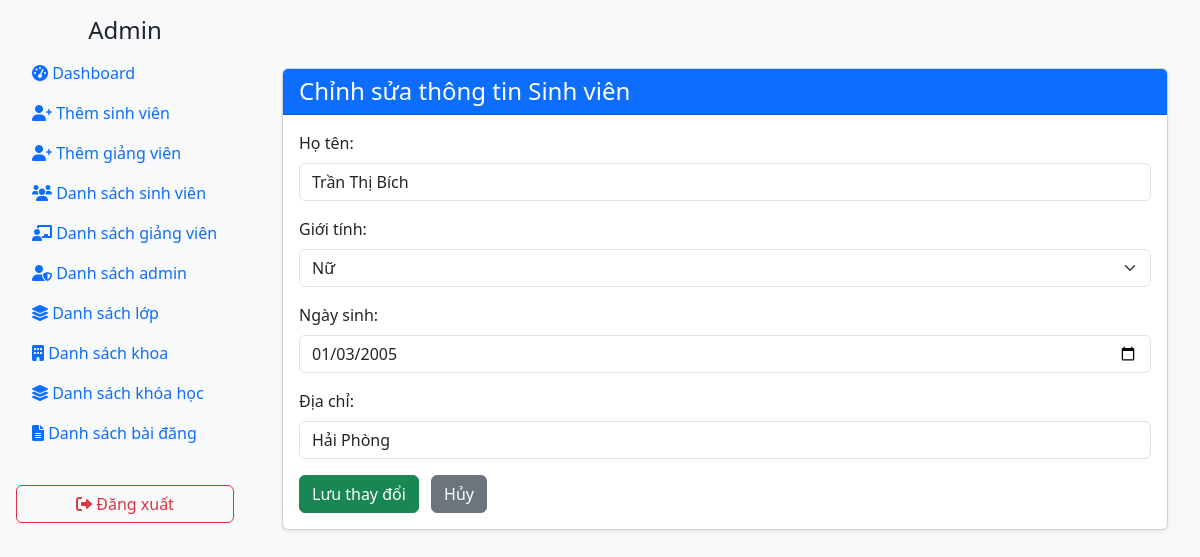
/admin/editstudent.php?id=2&role=student, run on the app's committed database.
### tables this page shows
CREATE TABLE `students` (
  `studentID` int(11) NOT NULL,
  `userID` char(8) DEFAULT NULL,
  `name` varchar(30) NOT NULL,
  `gender` varchar(6) DEFAULT 'Nam',
  `birthdate` datetime DEFAULT NULL,
  `Address` varchar(100) NOT NULL
);

### admin/editstudent.php (the view, shortened to what this page needs)
<?php
include '../connect.php';
include 'header.php';
$id = $_GET['id'] ?? '';
$role = $_GET['role'] ?? '';
switch ($role) {
    case 'student':
        $table = 'Students';
        $id_field = 'studentID';
        break;
}
$sql = "SELECT * FROM $table WHERE $id_field = :id";
$stmt = $pdo->prepare($sql);
$stmt->execute(['id' => $id]);
$record = $stmt->fetch(PDO::FETCH_ASSOC);
?>
<body class="bg-light">
<div class="container mt-5">
    <div class="card shadow-sm">
        <div class="card-header bg-primary text-white">
            <h4 class="mb-0">Chỉnh sửa thông tin Sinh viên</h4>
        </div>
        <div class="card-body">
            <form method="post" action="editstudent.php?id=<?php echo htmlspecialchars($id); ?>&role=<?php echo htmlspecialchars($role); ?>">
                <div class="mb-3">
                    <label for="name" class="form-label">Họ tên:</label>
                    <input type="text" id="name" name="name" class="form-control" value="<?php echo htmlspecialchars($record['name']); ?>" required>
                </div>
                <div class="mb-3">
                    <label for="gender" class="form-label">Giới tính:</label>
                    <select id="gender" name="gender" class="form-select">
                        <option value="Nữ" <?php if ($record['gender'] == 'Nữ') echo 'selected'; ?>>Nữ</option>
                    </select>
                </div>
                <div class="mb-3">
                    <label for="birthdate" class="form-label">Ngày sinh:</label>
                    <input type="date" id="birthdate" name="birthdate" class="form-control"
                           value="<?php echo date('Y-m-d', strtotime($record['birthdate'])); ?>" required>
                </div>
                <div class="mb-3">
                    <label for="address" class="form-label">Địa chỉ:</label>
                    <input type="text" id="address" name="address" class="form-control"
                           value="<?php echo htmlspecialchars($record['Address']); ?>" required>
                </div>
                <button type="submit" class="btn btn-success">Lưu thay đổi</button>
                <a href="index.php" class="btn btn-secondary ms-2">Hủy</a>
            </form>
        </div>
    </div>
</div>
<?php include 'footer.php';?>

### data on the page
students: name "Trần Thị Bích", gender "Nữ", birthdate "01/03/2005", address "Hải Phòng"
